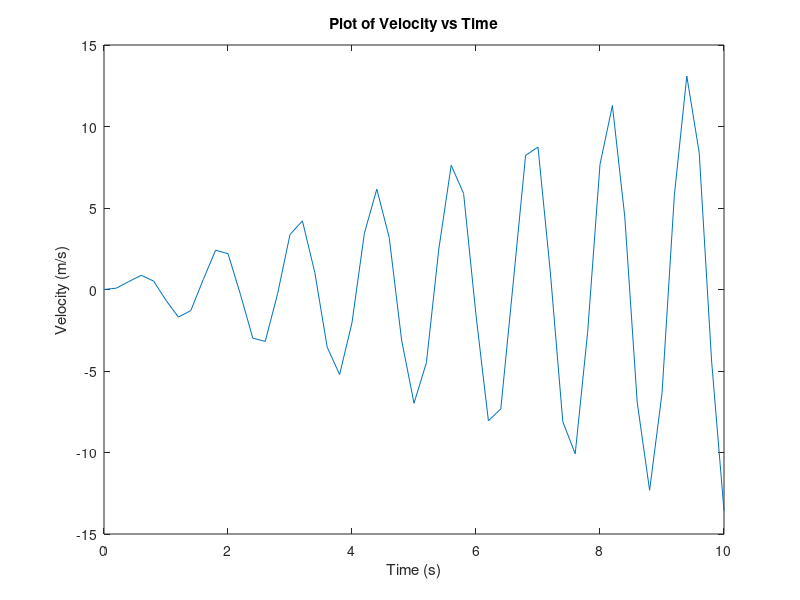

Source code (MATLAB):
% Acceleration and Velocity
% Create the function handle for acceleration 
acc = @(t) 7*t.*sin(5*t);
% Use a for loop with t values ranging from 0 to 10
% with an increment of 0.02
count = 1;
for t = 0:0.2:10
    vel(count) = integral(acc,0,t);
    count = count + 1;
end
t = 0:0.2:10;
% Plot the velocity vs time
plot(t,vel)
xlabel('Time (s)')
ylabel('Velocity (m/s)')
title('Plot of Velocity vs Time')
